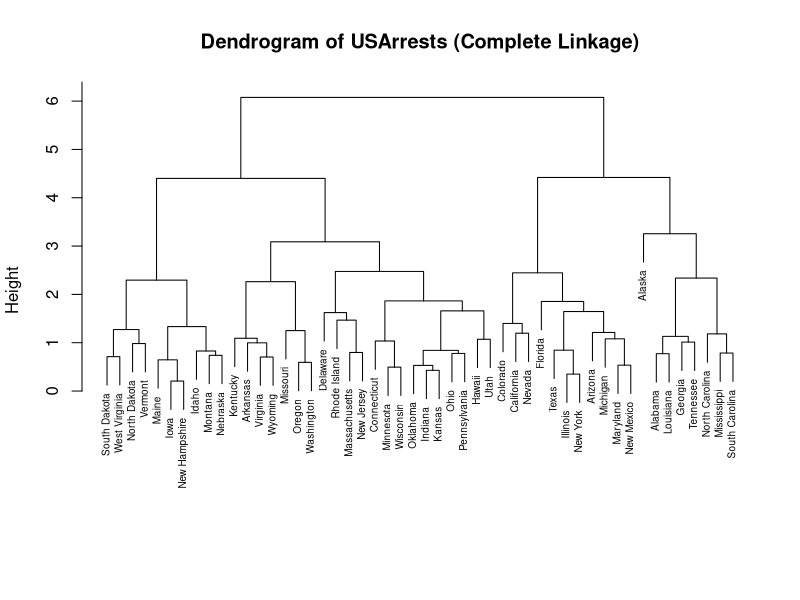
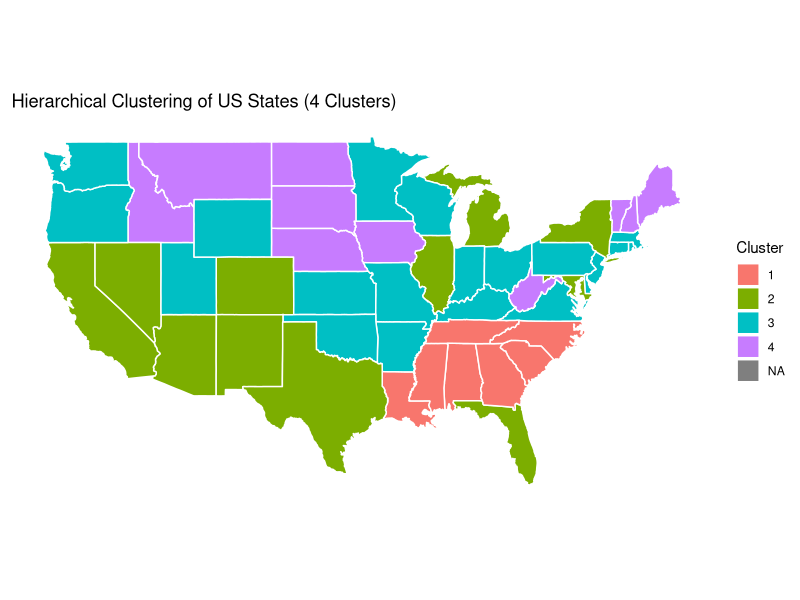
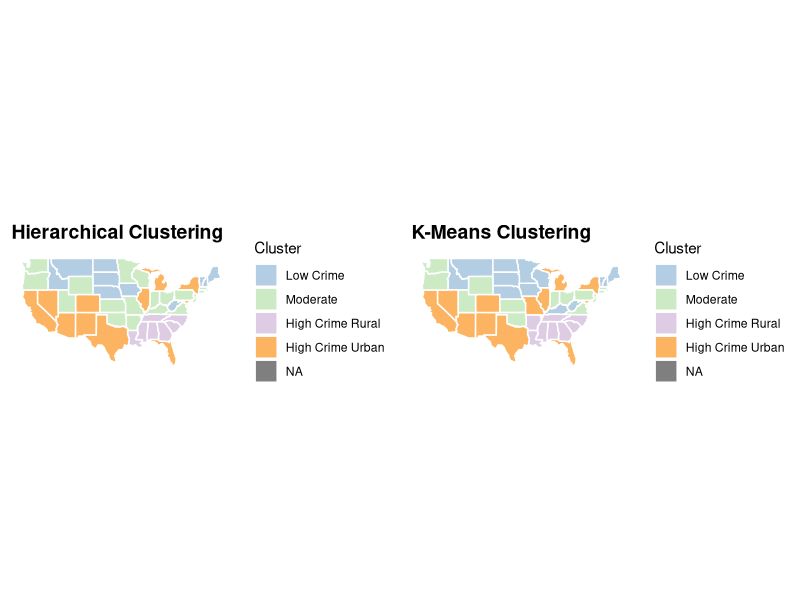

Write the R code that produced these figures, in order.
## ---- chunk 1
# Hierarchical clustering on USArrests data

# 1. Load and inspect the data
data("USArrests")
str(USArrests)

# The data has 50 observations (states) and 4 variables.
# 2. Handle missing values (if any) and standardize variables
anyNA(USArrests)  


# Standardize the variables to mean=0, sd=1:
USArrests_scaled <- scale(USArrests)
# scale() returns a matrix; convert to data frame for convenience
USArrests_scaled <- as.data.frame(USArrests_scaled)

# 3. Compute the distance matrix (Euclidean distance by default)
dist_matrix <- dist(USArrests_scaled, method = "euclidean")

# 4. Perform hierarchical clustering using Complete linkage
hc_complete <- hclust(dist_matrix, method = "complete")

# 5. Plot the dendrogram
plot(hc_complete, main="Dendrogram of USArrests (Complete Linkage)", 
     xlab="", sub="", cex=0.6)
## ---- chunk 2
data("USArrests")
## ---- chunk 3
library(tidyverse)
# 6. Cut the dendrogram into 4 clusters
cluster_assignments <- cutree(hc_complete, k = 4)
table(cluster_assignments)

# 7. Investigate which states are in each cluster (printing first few from each)
split(rownames(USArrests), cluster_assignments) %>% 
  lapply(head, 5)
## ---- chunk 4
# Install if not yet available
#install.packages(c("ggplot2", "maps", "dplyr"))

# Load libraries
library(ggplot2)
library(maps)
library(dplyr)
## ---- chunk 5
# Get US map data
states_map <- map_data("state")

# Make sure state names are in lowercase to match map data
state_names <- tolower(rownames(USArrests))

# Create a data frame with state and cluster assignment
cluster_df <- data.frame(
  state = state_names,
  cluster = as.factor(cluster_assignments)
)
## ---- chunk 6
# Join cluster info to map data
map_with_clusters <- left_join(states_map, cluster_df, by = c("region" = "state"))
## ---- chunk 7
# Plot US map with states colored by cluster
ggplot(map_with_clusters, aes(x = long, y = lat, group = group, fill = cluster)) +
  geom_polygon(color = "white") +
  coord_fixed(1.3) +
  labs(title = "Hierarchical Clustering of US States (4 Clusters)",
       fill = "Cluster") +
  theme_minimal() +
  theme(axis.text = element_blank(),
        axis.title = element_blank(),
        panel.grid = element_blank())
## ---- chunk 8
# K-means clustering on USArrests data

set.seed(42)  # for reproducibility
# Use the scaled data from before (USArrests_scaled)
k4 <- kmeans(USArrests_scaled, centers = 4, nstart = 25)
# nstart=25 will try 25 different random initial cluster sets and pick the best.

# Examine the results:
print(k4)
## ---- chunk 9
cluster_states <- data.frame(State = rownames(USArrests),
                             Cluster = k4$cluster)
split(cluster_states$State, cluster_states$Cluster)
## ---- chunk 10
# Compare the two clustering methods
hc_clusters <- cutree(hc_complete, k = 4)

table(Hierarchical = hc_clusters, KMeans = k4$cluster)
## ---- chunk 11
# --- Install and load required libraries (if not yet installed) ---
#install.packages(c("ggplot2", "dplyr", "maps", "gridExtra"), dependencies = TRUE)
library(ggplot2)
library(dplyr)
library(maps)
library(gridExtra)

# --- Load and prepare the USArrests data ---
data("USArrests")
USArrests_scaled <- scale(USArrests)

# --- Hierarchical clustering ---
dist_matrix <- dist(USArrests_scaled)
hc_complete <- hclust(dist_matrix, method = "complete")
hc_clusters <- cutree(hc_complete, k = 4)

# --- K-means clustering ---
set.seed(42)
k4 <- kmeans(USArrests_scaled, centers = 4, nstart = 25)
kmeans_clusters <- k4$cluster

# --- Create a data frame of clusters and match to state names ---
state_names <- tolower(rownames(USArrests))

cluster_df <- data.frame(
  state = state_names,
  Hierarchical = as.factor(hc_clusters),
  KMeans = as.factor(kmeans_clusters)
)

# --- Define consistent cluster labels across both methods ---
# You may customize labels based on prior interpretation
cluster_df <- cluster_df %>%
  mutate(
    Hierarchical_named = recode(Hierarchical,
      `1` = "High Crime Rural",
      `2` = "High Crime Urban",
      `3` = "Moderate",
      `4` = "Low Crime"
    ),
    KMeans_named = recode(KMeans,
      `1` = "Low Crime",
      `2` = "Moderate",
      `3` = "High Crime Rural",
      `4` = "High Crime Urban"
    )
  )

# --- Force consistent factor levels and assign colors ---
cluster_levels <- c("Low Crime", "Moderate", "High Crime Rural", "High Crime Urban")
cluster_colors <- c(
  "Low Crime" = "#B3CDE3",          # Light blue
  "Moderate" = "#CCEBC5",           # Light green
  "High Crime Rural" = "#DECBE4",   # Light purple
  "High Crime Urban" = "#FDB462"    # Orange
)

cluster_df <- cluster_df %>%
  mutate(
    Hierarchical_named = factor(Hierarchical_named, levels = cluster_levels),
    KMeans_named = factor(KMeans_named, levels = cluster_levels)
  )

# --- Merge with US map data ---
states_map <- map_data("state")
map_data_named <- left_join(states_map, cluster_df, by = c("region" = "state"))

# --- Plot: Hierarchical Clustering Map ---
p1 <- ggplot(map_data_named, aes(long, lat, group = group, fill = Hierarchical_named)) +
  geom_polygon(color = "white") +
  coord_fixed(1.3) +
  scale_fill_manual(values = cluster_colors, drop = FALSE) +
  labs(title = "Hierarchical Clustering", fill = "Cluster") +
  theme_minimal() +
  theme(axis.text = element_blank(), axis.title = element_blank(), panel.grid = element_blank(),
        plot.title = element_text(size = 14, face = "bold"))

# --- Plot: K-Means Clustering Map ---
p2 <- ggplot(map_data_named, aes(long, lat, group = group, fill = KMeans_named)) +
  geom_polygon(color = "white") +
  coord_fixed(1.3) +
  scale_fill_manual(values = cluster_colors, drop = FALSE) +
  labs(title = "K-Means Clustering", fill = "Cluster") +
  theme_minimal() +
  theme(axis.text = element_blank(), axis.title = element_blank(), panel.grid = element_blank(),
        plot.title = element_text(size = 14, face = "bold"))

# --- Display side-by-side plots ---
grid.arrange(p1, p2, ncol = 2)

